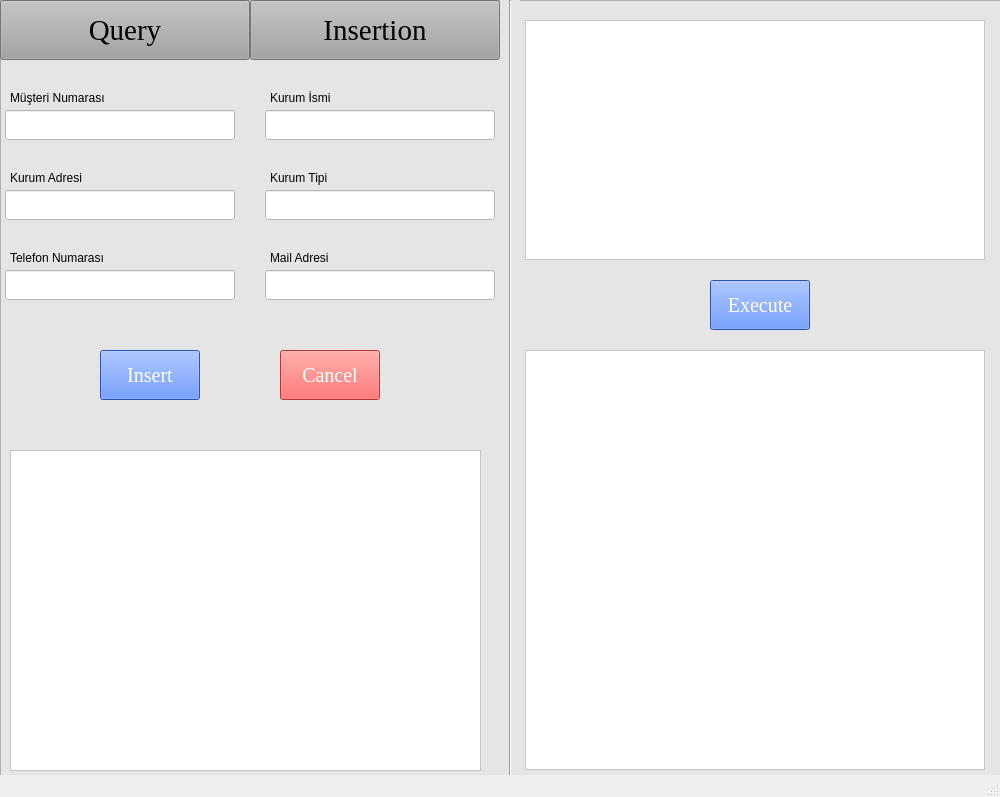
<?xml version="1.0" encoding="UTF-8"?>
<ui version="4.0">
 <class>MainWindow</class>
 <widget class="QMainWindow" name="MainWindow">
  <property name="geometry">
   <rect>
    <x>0</x>
    <y>0</y>
    <width>1000</width>
    <height>797</height>
   </rect>
  </property>
  <property name="windowTitle">
   <string>MainWindow</string>
  </property>
  <widget class="QWidget" name="centralwidget">
   <widget class="QFrame" name="frame_4">
    <property name="geometry">
     <rect>
      <x>0</x>
      <y>0</y>
      <width>1001</width>
      <height>800</height>
     </rect>
    </property>
    <property name="styleSheet">
     <string notr="true">background-color: rgb(229, 229, 229);</string>
    </property>
    <property name="frameShape">
     <enum>QFrame::StyledPanel</enum>
    </property>
    <property name="frameShadow">
     <enum>QFrame::Raised</enum>
    </property>
    <widget class="QPushButton" name="pushButton">
     <property name="geometry">
      <rect>
       <x>0</x>
       <y>0</y>
       <width>250</width>
       <height>60</height>
      </rect>
     </property>
     <property name="font">
      <font>
       <family>Times New Roman</family>
       <pointsize>22</pointsize>
      </font>
     </property>
     <property name="styleSheet">
      <string notr="true">background-color: rgb(163, 163, 163);</string>
     </property>
     <property name="text">
      <string>Query</string>
     </property>
    </widget>
    <widget class="QPushButton" name="pushButton_2">
     <property name="geometry">
      <rect>
       <x>250</x>
       <y>0</y>
       <width>250</width>
       <height>60</height>
      </rect>
     </property>
     <property name="font">
      <font>
       <family>Times New Roman</family>
       <pointsize>22</pointsize>
      </font>
     </property>
     <property name="styleSheet">
      <string notr="true">background-color: rgb(163, 163, 163);</string>
     </property>
     <property name="text">
      <string>Insertion</string>
     </property>
    </widget>
    <widget class="QTextEdit" name="textEdit">
     <property name="geometry">
      <rect>
       <x>525</x>
       <y>20</y>
       <width>460</width>
       <height>240</height>
      </rect>
     </property>
     <property name="styleSheet">
      <string notr="true">background-color: rgb(255, 255, 255);</string>
     </property>
    </widget>
    <widget class="QPushButton" name="pushButton_5">
     <property name="geometry">
      <rect>
       <x>710</x>
       <y>280</y>
       <width>100</width>
       <height>50</height>
      </rect>
     </property>
     <property name="palette">
      <palette>
       <active>
        <colorrole role="WindowText">
         <brush brushstyle="SolidPattern">
          <color alpha="255">
           <red>255</red>
           <green>255</green>
           <blue>255</blue>
          </color>
         </brush>
        </colorrole>
        <colorrole role="Button">
         <brush brushstyle="SolidPattern">
          <color alpha="255">
           <red>56</red>
           <green>116</green>
           <blue>255</blue>
          </color>
         </brush>
        </colorrole>
        <colorrole role="Light">
         <brush brushstyle="SolidPattern">
          <color alpha="255">
           <red>51</red>
           <green>133</green>
           <blue>255</blue>
          </color>
         </brush>
        </colorrole>
        <colorrole role="Text">
         <brush brushstyle="SolidPattern">
          <color alpha="255">
           <red>255</red>
           <green>255</green>
           <blue>255</blue>
          </color>
         </brush>
        </colorrole>
        <colorrole role="ButtonText">
         <brush brushstyle="SolidPattern">
          <color alpha="255">
           <red>255</red>
           <green>255</green>
           <blue>255</blue>
          </color>
         </brush>
        </colorrole>
        <colorrole role="Base">
         <brush brushstyle="SolidPattern">
          <color alpha="255">
           <red>56</red>
           <green>116</green>
           <blue>255</blue>
          </color>
         </brush>
        </colorrole>
        <colorrole role="Window">
         <brush brushstyle="SolidPattern">
          <color alpha="255">
           <red>56</red>
           <green>116</green>
           <blue>255</blue>
          </color>
         </brush>
        </colorrole>
       </active>
       <inactive>
        <colorrole role="WindowText">
         <brush brushstyle="SolidPattern">
          <color alpha="255">
           <red>255</red>
           <green>255</green>
           <blue>255</blue>
          </color>
         </brush>
        </colorrole>
        <colorrole role="Button">
         <brush brushstyle="SolidPattern">
          <color alpha="255">
           <red>56</red>
           <green>116</green>
           <blue>255</blue>
          </color>
         </brush>
        </colorrole>
        <colorrole role="Light">
         <brush brushstyle="SolidPattern">
          <color alpha="255">
           <red>51</red>
           <green>133</green>
           <blue>255</blue>
          </color>
         </brush>
        </colorrole>
        <colorrole role="Text">
         <brush brushstyle="SolidPattern">
          <color alpha="255">
           <red>255</red>
           <green>255</green>
           <blue>255</blue>
          </color>
         </brush>
        </colorrole>
        <colorrole role="ButtonText">
         <brush brushstyle="SolidPattern">
          <color alpha="255">
           <red>255</red>
           <green>255</green>
           <blue>255</blue>
          </color>
         </brush>
        </colorrole>
        <colorrole role="Base">
         <brush brushstyle="SolidPattern">
          <color alpha="255">
           <red>56</red>
           <green>116</green>
           <blue>255</blue>
          </color>
         </brush>
        </colorrole>
        <colorrole role="Window">
         <brush brushstyle="SolidPattern">
          <color alpha="255">
           <red>56</red>
           <green>116</green>
           <blue>255</blue>
          </color>
         </brush>
        </colorrole>
       </inactive>
       <disabled>
        <colorrole role="WindowText">
         <brush brushstyle="SolidPattern">
          <color alpha="255">
           <red>255</red>
           <green>255</green>
           <blue>255</blue>
          </color>
         </brush>
        </colorrole>
        <colorrole role="Button">
         <brush brushstyle="SolidPattern">
          <color alpha="255">
           <red>56</red>
           <green>116</green>
           <blue>255</blue>
          </color>
         </brush>
        </colorrole>
        <colorrole role="Light">
         <brush brushstyle="SolidPattern">
          <color alpha="255">
           <red>51</red>
           <green>133</green>
           <blue>255</blue>
          </color>
         </brush>
        </colorrole>
        <colorrole role="Text">
         <brush brushstyle="SolidPattern">
          <color alpha="255">
           <red>255</red>
           <green>255</green>
           <blue>255</blue>
          </color>
         </brush>
        </colorrole>
        <colorrole role="ButtonText">
         <brush brushstyle="SolidPattern">
          <color alpha="255">
           <red>255</red>
           <green>255</green>
           <blue>255</blue>
          </color>
         </brush>
        </colorrole>
        <colorrole role="Base">
         <brush brushstyle="SolidPattern">
          <color alpha="255">
           <red>56</red>
           <green>116</green>
           <blue>255</blue>
          </color>
         </brush>
        </colorrole>
        <colorrole role="Window">
         <brush brushstyle="SolidPattern">
          <color alpha="255">
           <red>56</red>
           <green>116</green>
           <blue>255</blue>
          </color>
         </brush>
        </colorrole>
       </disabled>
      </palette>
     </property>
     <property name="font">
      <font>
       <family>Times New Roman</family>
       <pointsize>15</pointsize>
      </font>
     </property>
     <property name="styleSheet">
      <string notr="true">background-color: rgb(56, 116, 255);
color: rgb(255, 255, 255);</string>
     </property>
     <property name="text">
      <string>Execute</string>
     </property>
    </widget>
    <widget class="QTextEdit" name="textEdit_2">
     <property name="geometry">
      <rect>
       <x>525</x>
       <y>350</y>
       <width>460</width>
       <height>420</height>
      </rect>
     </property>
     <property name="styleSheet">
      <string notr="true">background-color: rgb(255, 255, 255);</string>
     </property>
     <property name="readOnly">
      <bool>true</bool>
     </property>
    </widget>
    <widget class="Line" name="line_4">
     <property name="geometry">
      <rect>
       <x>500</x>
       <y>0</y>
       <width>20</width>
       <height>811</height>
      </rect>
     </property>
     <property name="orientation">
      <enum>Qt::Vertical</enum>
     </property>
    </widget>
    <widget class="QLineEdit" name="lineEdit">
     <property name="geometry">
      <rect>
       <x>5</x>
       <y>110</y>
       <width>230</width>
       <height>30</height>
      </rect>
     </property>
     <property name="styleSheet">
      <string notr="true">background-color: rgb(255, 255, 255);</string>
     </property>
     <property name="text">
      <string/>
     </property>
    </widget>
    <widget class="QLineEdit" name="lineEdit_2">
     <property name="geometry">
      <rect>
       <x>265</x>
       <y>110</y>
       <width>230</width>
       <height>30</height>
      </rect>
     </property>
     <property name="styleSheet">
      <string notr="true">background-color: rgb(255, 255, 255);</string>
     </property>
     <property name="text">
      <string/>
     </property>
    </widget>
    <widget class="QLineEdit" name="lineEdit_3">
     <property name="geometry">
      <rect>
       <x>5</x>
       <y>190</y>
       <width>230</width>
       <height>30</height>
      </rect>
     </property>
     <property name="styleSheet">
      <string notr="true">background-color: rgb(255, 255, 255);</string>
     </property>
     <property name="text">
      <string/>
     </property>
    </widget>
    <widget class="QLineEdit" name="lineEdit_5">
     <property name="geometry">
      <rect>
       <x>5</x>
       <y>270</y>
       <width>230</width>
       <height>30</height>
      </rect>
     </property>
     <property name="styleSheet">
      <string notr="true">background-color: rgb(255, 255, 255);</string>
     </property>
     <property name="text">
      <string/>
     </property>
    </widget>
    <widget class="QLineEdit" name="lineEdit_4">
     <property name="geometry">
      <rect>
       <x>265</x>
       <y>190</y>
       <width>230</width>
       <height>30</height>
      </rect>
     </property>
     <property name="styleSheet">
      <string notr="true">background-color: rgb(255, 255, 255);</string>
     </property>
     <property name="text">
      <string/>
     </property>
    </widget>
    <widget class="QLineEdit" name="lineEdit_6">
     <property name="geometry">
      <rect>
       <x>265</x>
       <y>270</y>
       <width>230</width>
       <height>30</height>
      </rect>
     </property>
     <property name="styleSheet">
      <string notr="true">background-color: rgb(255, 255, 255);</string>
     </property>
     <property name="text">
      <string/>
     </property>
    </widget>
    <widget class="QLabel" name="label_13">
     <property name="geometry">
      <rect>
       <x>10</x>
       <y>90</y>
       <width>111</width>
       <height>16</height>
      </rect>
     </property>
     <property name="text">
      <string>Müşteri Numarası</string>
     </property>
    </widget>
    <widget class="QLabel" name="label_14">
     <property name="geometry">
      <rect>
       <x>270</x>
       <y>90</y>
       <width>111</width>
       <height>16</height>
      </rect>
     </property>
     <property name="text">
      <string>Kurum İsmi</string>
     </property>
    </widget>
    <widget class="QLabel" name="label_15">
     <property name="geometry">
      <rect>
       <x>10</x>
       <y>170</y>
       <width>111</width>
       <height>16</height>
      </rect>
     </property>
     <property name="text">
      <string>Kurum Adresi</string>
     </property>
    </widget>
    <widget class="QLabel" name="label_16">
     <property name="geometry">
      <rect>
       <x>270</x>
       <y>170</y>
       <width>111</width>
       <height>16</height>
      </rect>
     </property>
     <property name="text">
      <string>Kurum Tipi</string>
     </property>
    </widget>
    <widget class="QLabel" name="label_17">
     <property name="geometry">
      <rect>
       <x>10</x>
       <y>250</y>
       <width>111</width>
       <height>16</height>
      </rect>
     </property>
     <property name="text">
      <string>Telefon Numarası</string>
     </property>
    </widget>
    <widget class="QLabel" name="label_18">
     <property name="geometry">
      <rect>
       <x>270</x>
       <y>250</y>
       <width>111</width>
       <height>16</height>
      </rect>
     </property>
     <property name="text">
      <string>Mail Adresi</string>
     </property>
    </widget>
    <widget class="QPushButton" name="pushButton_3">
     <property name="geometry">
      <rect>
       <x>100</x>
       <y>350</y>
       <width>100</width>
       <height>50</height>
      </rect>
     </property>
     <property name="palette">
      <palette>
       <active>
        <colorrole role="WindowText">
         <brush brushstyle="SolidPattern">
          <color alpha="255">
           <red>255</red>
           <green>255</green>
           <blue>255</blue>
          </color>
         </brush>
        </colorrole>
        <colorrole role="Button">
         <brush brushstyle="SolidPattern">
          <color alpha="255">
           <red>56</red>
           <green>116</green>
           <blue>255</blue>
          </color>
         </brush>
        </colorrole>
        <colorrole role="Light">
         <brush brushstyle="SolidPattern">
          <color alpha="255">
           <red>51</red>
           <green>133</green>
           <blue>255</blue>
          </color>
         </brush>
        </colorrole>
        <colorrole role="Text">
         <brush brushstyle="SolidPattern">
          <color alpha="255">
           <red>255</red>
           <green>255</green>
           <blue>255</blue>
          </color>
         </brush>
        </colorrole>
        <colorrole role="ButtonText">
         <brush brushstyle="SolidPattern">
          <color alpha="255">
           <red>255</red>
           <green>255</green>
           <blue>255</blue>
          </color>
         </brush>
        </colorrole>
        <colorrole role="Base">
         <brush brushstyle="SolidPattern">
          <color alpha="255">
           <red>56</red>
           <green>116</green>
           <blue>255</blue>
          </color>
         </brush>
        </colorrole>
        <colorrole role="Window">
         <brush brushstyle="SolidPattern">
          <color alpha="255">
           <red>56</red>
           <green>116</green>
           <blue>255</blue>
          </color>
         </brush>
        </colorrole>
       </active>
       <inactive>
        <colorrole role="WindowText">
         <brush brushstyle="SolidPattern">
          <color alpha="255">
           <red>255</red>
           <green>255</green>
           <blue>255</blue>
          </color>
         </brush>
        </colorrole>
        <colorrole role="Button">
         <brush brushstyle="SolidPattern">
          <color alpha="255">
           <red>56</red>
           <green>116</green>
           <blue>255</blue>
          </color>
         </brush>
        </colorrole>
        <colorrole role="Light">
         <brush brushstyle="SolidPattern">
          <color alpha="255">
           <red>51</red>
           <green>133</green>
           <blue>255</blue>
          </color>
         </brush>
        </colorrole>
        <colorrole role="Text">
         <brush brushstyle="SolidPattern">
          <color alpha="255">
           <red>255</red>
           <green>255</green>
           <blue>255</blue>
          </color>
         </brush>
        </colorrole>
        <colorrole role="ButtonText">
         <brush brushstyle="SolidPattern">
          <color alpha="255">
           <red>255</red>
           <green>255</green>
           <blue>255</blue>
          </color>
         </brush>
        </colorrole>
        <colorrole role="Base">
         <brush brushstyle="SolidPattern">
          <color alpha="255">
           <red>56</red>
           <green>116</green>
           <blue>255</blue>
          </color>
         </brush>
        </colorrole>
        <colorrole role="Window">
         <brush brushstyle="SolidPattern">
          <color alpha="255">
           <red>56</red>
           <green>116</green>
           <blue>255</blue>
          </color>
         </brush>
        </colorrole>
       </inactive>
       <disabled>
        <colorrole role="WindowText">
         <brush brushstyle="SolidPattern">
          <color alpha="255">
           <red>255</red>
           <green>255</green>
           <blue>255</blue>
          </color>
         </brush>
        </colorrole>
        <colorrole role="Button">
         <brush brushstyle="SolidPattern">
          <color alpha="255">
           <red>56</red>
           <green>116</green>
           <blue>255</blue>
          </color>
         </brush>
        </colorrole>
        <colorrole role="Light">
         <brush brushstyle="SolidPattern">
          <color alpha="255">
           <red>51</red>
           <green>133</green>
           <blue>255</blue>
          </color>
         </brush>
        </colorrole>
        <colorrole role="Text">
         <brush brushstyle="SolidPattern">
          <color alpha="255">
           <red>255</red>
           <green>255</green>
           <blue>255</blue>
          </color>
         </brush>
        </colorrole>
        <colorrole role="ButtonText">
         <brush brushstyle="SolidPattern">
          <color alpha="255">
           <red>255</red>
           <green>255</green>
           <blue>255</blue>
          </color>
         </brush>
        </colorrole>
        <colorrole role="Base">
         <brush brushstyle="SolidPattern">
          <color alpha="255">
           <red>56</red>
           <green>116</green>
           <blue>255</blue>
          </color>
         </brush>
        </colorrole>
        <colorrole role="Window">
         <brush brushstyle="SolidPattern">
          <color alpha="255">
           <red>56</red>
           <green>116</green>
           <blue>255</blue>
          </color>
         </brush>
        </colorrole>
       </disabled>
      </palette>
     </property>
     <property name="font">
      <font>
       <family>Times New Roman</family>
       <pointsize>15</pointsize>
      </font>
     </property>
     <property name="styleSheet">
      <string notr="true">background-color: rgb(56, 116, 255);
color: rgb(255, 255, 255);</string>
     </property>
     <property name="text">
      <string>Insert</string>
     </property>
    </widget>
    <widget class="QPushButton" name="pushButton_4">
     <property name="geometry">
      <rect>
       <x>280</x>
       <y>350</y>
       <width>100</width>
       <height>50</height>
      </rect>
     </property>
     <property name="palette">
      <palette>
       <active>
        <colorrole role="WindowText">
         <brush brushstyle="SolidPattern">
          <color alpha="255">
           <red>255</red>
           <green>255</green>
           <blue>255</blue>
          </color>
         </brush>
        </colorrole>
        <colorrole role="Button">
         <brush brushstyle="SolidPattern">
          <color alpha="255">
           <red>255</red>
           <green>71</green>
           <blue>65</blue>
          </color>
         </brush>
        </colorrole>
        <colorrole role="Light">
         <brush brushstyle="SolidPattern">
          <color alpha="255">
           <red>51</red>
           <green>133</green>
           <blue>255</blue>
          </color>
         </brush>
        </colorrole>
        <colorrole role="Text">
         <brush brushstyle="SolidPattern">
          <color alpha="255">
           <red>255</red>
           <green>255</green>
           <blue>255</blue>
          </color>
         </brush>
        </colorrole>
        <colorrole role="ButtonText">
         <brush brushstyle="SolidPattern">
          <color alpha="255">
           <red>255</red>
           <green>255</green>
           <blue>255</blue>
          </color>
         </brush>
        </colorrole>
        <colorrole role="Base">
         <brush brushstyle="SolidPattern">
          <color alpha="255">
           <red>255</red>
           <green>71</green>
           <blue>65</blue>
          </color>
         </brush>
        </colorrole>
        <colorrole role="Window">
         <brush brushstyle="SolidPattern">
          <color alpha="255">
           <red>255</red>
           <green>71</green>
           <blue>65</blue>
          </color>
         </brush>
        </colorrole>
       </active>
       <inactive>
        <colorrole role="WindowText">
         <brush brushstyle="SolidPattern">
          <color alpha="255">
           <red>255</red>
           <green>255</green>
           <blue>255</blue>
          </color>
         </brush>
        </colorrole>
        <colorrole role="Button">
         <brush brushstyle="SolidPattern">
          <color alpha="255">
           <red>255</red>
           <green>71</green>
           <blue>65</blue>
          </color>
         </brush>
        </colorrole>
        <colorrole role="Light">
         <brush brushstyle="SolidPattern">
          <color alpha="255">
           <red>51</red>
           <green>133</green>
           <blue>255</blue>
          </color>
         </brush>
        </colorrole>
        <colorrole role="Text">
         <brush brushstyle="SolidPattern">
          <color alpha="255">
           <red>255</red>
           <green>255</green>
           <blue>255</blue>
          </color>
         </brush>
        </colorrole>
        <colorrole role="ButtonText">
         <brush brushstyle="SolidPattern">
          <color alpha="255">
           <red>255</red>
           <green>255</green>
           <blue>255</blue>
          </color>
         </brush>
        </colorrole>
        <colorrole role="Base">
         <brush brushstyle="SolidPattern">
          <color alpha="255">
           <red>255</red>
           <green>71</green>
           <blue>65</blue>
          </color>
         </brush>
        </colorrole>
        <colorrole role="Window">
         <brush brushstyle="SolidPattern">
          <color alpha="255">
           <red>255</red>
           <green>71</green>
           <blue>65</blue>
          </color>
         </brush>
        </colorrole>
       </inactive>
       <disabled>
        <colorrole role="WindowText">
         <brush brushstyle="SolidPattern">
          <color alpha="255">
           <red>255</red>
           <green>255</green>
           <blue>255</blue>
          </color>
         </brush>
        </colorrole>
        <colorrole role="Button">
         <brush brushstyle="SolidPattern">
          <color alpha="255">
           <red>255</red>
           <green>71</green>
           <blue>65</blue>
          </color>
         </brush>
        </colorrole>
        <colorrole role="Light">
         <brush brushstyle="SolidPattern">
          <color alpha="255">
           <red>51</red>
           <green>133</green>
           <blue>255</blue>
          </color>
         </brush>
        </colorrole>
        <colorrole role="Text">
         <brush brushstyle="SolidPattern">
          <color alpha="255">
           <red>255</red>
           <green>255</green>
           <blue>255</blue>
          </color>
         </brush>
        </colorrole>
        <colorrole role="ButtonText">
         <brush brushstyle="SolidPattern">
          <color alpha="255">
           <red>255</red>
           <green>255</green>
           <blue>255</blue>
          </color>
         </brush>
        </colorrole>
        <colorrole role="Base">
         <brush brushstyle="SolidPattern">
          <color alpha="255">
           <red>255</red>
           <green>71</green>
           <blue>65</blue>
          </color>
         </brush>
        </colorrole>
        <colorrole role="Window">
         <brush brushstyle="SolidPattern">
          <color alpha="255">
           <red>255</red>
           <green>71</green>
           <blue>65</blue>
          </color>
         </brush>
        </colorrole>
       </disabled>
      </palette>
     </property>
     <property name="font">
      <font>
       <family>Times New Roman</family>
       <pointsize>15</pointsize>
      </font>
     </property>
     <property name="styleSheet">
      <string notr="true">color: rgb(255, 255, 255);
background-color: rgb(255, 71, 65);</string>
     </property>
     <property name="text">
      <string>Cancel</string>
     </property>
    </widget>
    <widget class="QTextEdit" name="textEdit_3">
     <property name="geometry">
      <rect>
       <x>10</x>
       <y>450</y>
       <width>471</width>
       <height>321</height>
      </rect>
     </property>
     <property name="styleSheet">
      <string notr="true">background-color: rgb(255, 255, 255);</string>
     </property>
     <property name="readOnly">
      <bool>true</bool>
     </property>
    </widget>
   </widget>
  </widget>
  <widget class="QStatusBar" name="statusbar"/>
 </widget>
 <resources/>
 <connections/>
</ui>
